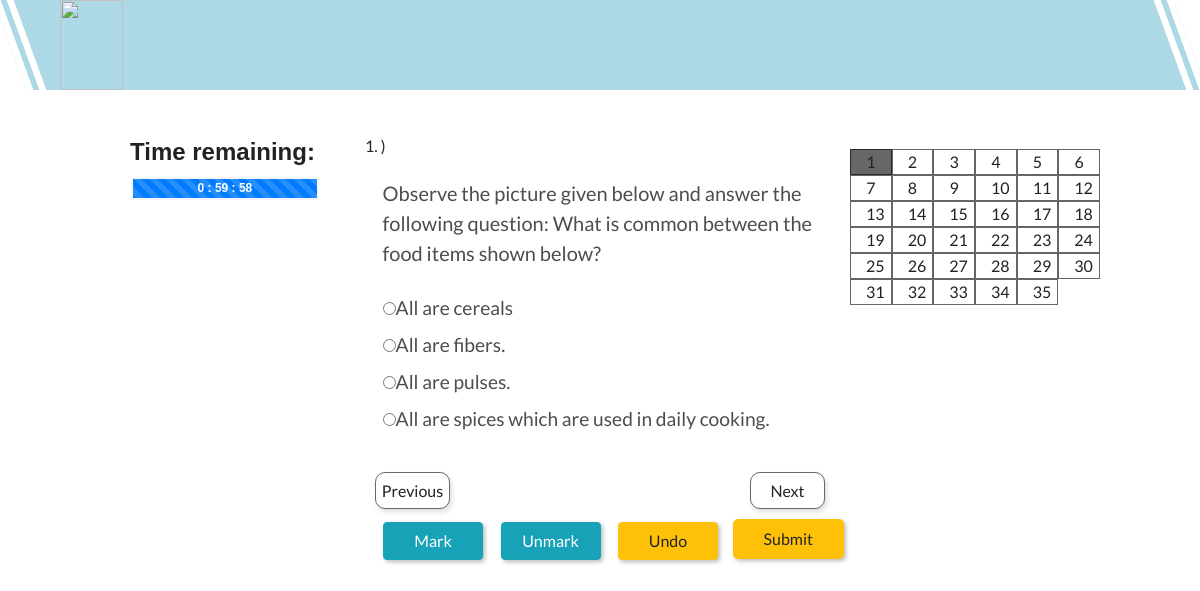
/103scienceolym/take/, run on an earlier commit of the app's database.
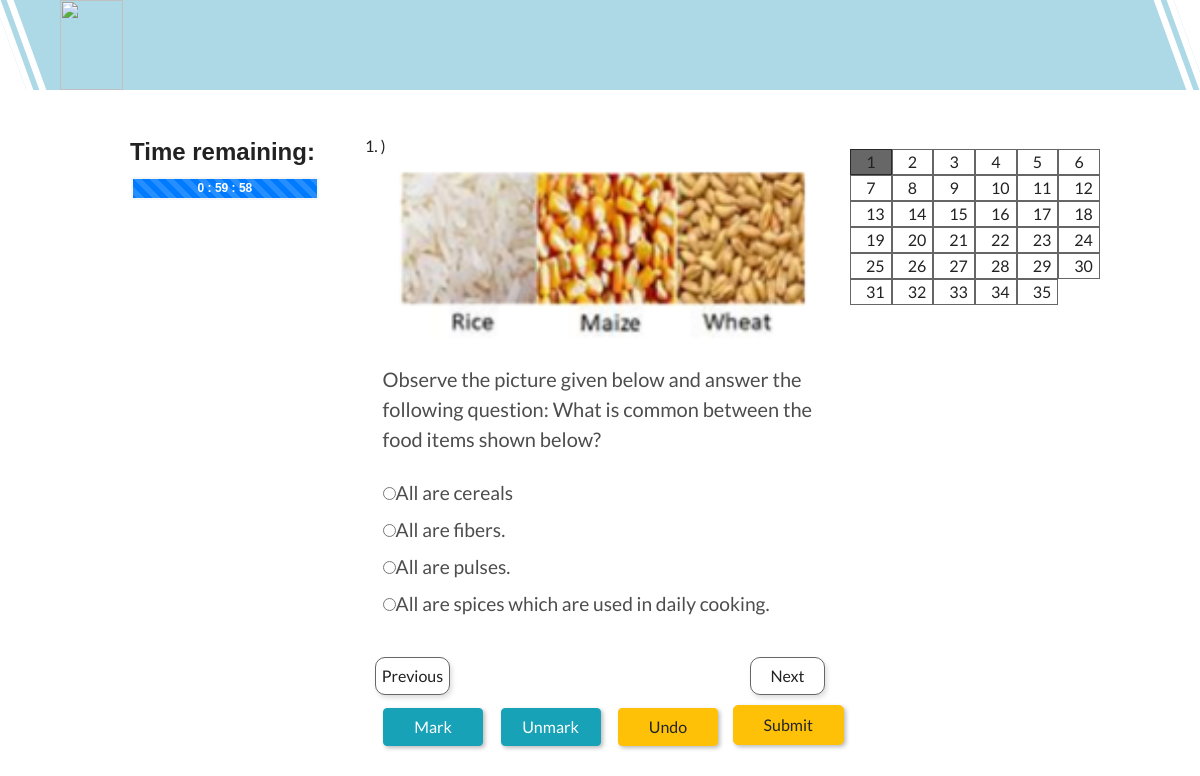
And on a later commit of the database.
### mcq/models.py (models this page shows, shortened)
class MCQQuestion(Question):
    answer_order = models.CharField(
        max_length=30, null=True, blank=True,
        choices=ANSWER_ORDER_OPTIONS,
        help_text="The order in which multichoice \
                    answer options are displayed \
                    to the user",
        verbose_name="Answer Order")
    def order_answers(self, queryset):
        if self.answer_order == 'content':
            return queryset.order_by('content')
        if self.answer_order == 'none':
            return queryset.order_by('None')
    def get_answers_list(self):
        return [ (answer.id, answer.content) for answer in self.order_answers(Answer.objects.filter(question=self))]
    class Meta:
        verbose_name = "Multiple Choice Question"
        verbose_name_plural = "Multiple Choice Questions"

class Answer(models.Model):
    question = models.ForeignKey(MCQQuestion, verbose_name='Question', on_delete=models.CASCADE)
    content = models.CharField(max_length=1000,
                               blank=False,
                               help_text="Enter the answer text that \
                                            you want displayed",
                               verbose_name="Content")
    correct = models.BooleanField(blank=False,
                                  default=False,
                                  help_text="Is this a correct answer?",
                                  verbose_name="Correct")
    class Meta:
        verbose_name = "Answer"
        verbose_name_plural = "Answers"

### quiz/models.py (models this page shows)
class Question(models.Model):
    quiz = models.ManyToManyField(Quiz,
                                  verbose_name=_("Quiz"),
                                  blank=True)
    category = models.ForeignKey(Category,
                                 verbose_name=_("Category"),
                                 blank=True,
                                 null=True, on_delete=models.CASCADE)
    standard = models.ForeignKey(Standard,
                                     verbose_name=_("Standard"),
                                     blank=True,
                                     null=True, on_delete=models.CASCADE)
    figure = models.ImageField(upload_to='uploads/%Y/%m/%d',
                               blank=True,
                               null=True,
                               verbose_name=_("Figure"))
    img1=models.ImageField(upload_to="option1/",null=True,verbose_name=_("Image1"),blank=True)
    img2=models.ImageField(upload_to="option2/",null=True,verbose_name=_("Image2"),blank=True)
    img3=models.ImageField(upload_to="option3/",null=True,verbose_name=_("Image3"),blank=True)
    img4=models.ImageField(upload_to="option4/",null=True,verbose_name=_("Image4"),blank=True)
    content = models.CharField(max_length=1000,
                               blank=False,
                               help_text=_("Enter the question text that "
                                           "you want displayed"),
                               verbose_name=_('Question'))
    objects = InheritanceManager()
    class Meta:
        verbose_name = _("Question")
        verbose_name_plural = _("Questions")
        ordering = ['category']
    def __str__(self):
        return self.content

### quiz/views.py (the view, shortened to what this page needs)
class QuizTake(TemplateView):
    template_name = 'question.html'
    def dispatch(self, request, *args, **kwargs):
        self.quiz = get_object_or_404(Quiz, url=self.kwargs['quiz_name'])
        if self.quiz.draft and not request.user.has_perm('quiz.change_quiz'):
            raise PermissionDenied
        self.logged_in_user = self.request.user.is_authenticated
        return super(QuizTake, self).dispatch(request, *args, **kwargs)
    answers = []
    def get_context_data(self, **kwargs):
        context = super(QuizTake, self).get_context_data(**kwargs)
        allquestion = self.quiz.get_questions()
        my_answers=[]
        d=[]
        q = {
                'question': '',
                'answers': []
            }
        for ques in allquestion:
            my_answers=[]
            q = {
                'question': '',
                'answers': []
            }
            q['question'] = ques
            ques_c = MCQQuestion.objects.get(id = int(ques.id))
            ques_choices = [x for x in ques_c.get_answers_list()]
            for choice in ques_choices:
                my_answers.append(choice)
            q['answers']=my_answers
            d.append(q)
        context['my_ques'] = d
        if hasattr(self, 'previous'):
            context['previous'] = self.previous
        if hasattr(self, 'progress'):
            context['progress'] = self.progress
        context['q_length'] = len(d)
        return context

### quiz/managers.py (called while the page is built, shortened)
    def select_subclasses(self, *subclasses):
        levels = None
        calculated_subclasses = self._get_subclasses_recurse(
            self.model, levels=levels)
        if not subclasses:
            subclasses = calculated_subclasses
        previous_select_related = self.query.select_related
        new_qs = self.select_related(*subclasses)
        previous_is_dict = isinstance(previous_select_related, dict)
        new_is_dict = isinstance(new_qs.query.select_related, dict)
        if previous_is_dict and new_is_dict:
            new_qs.query.select_related.update(previous_select_related)
        new_qs.subclasses = subclasses
        return new_qs

    def _chain(self, **kwargs):
        for name in ['subclasses', '_annotated']:
            if hasattr(self, name):
                kwargs[name] = getattr(self, name)
        return super()._chain(**kwargs)

    def _clone(self, klass=None, setup=False, **kwargs):
        if django.VERSION >= (2, 0):
            qs = super()._clone()
            for name in ['subclasses', '_annotated']:
                if hasattr(self, name):
                    setattr(qs, name, getattr(self, name))
            return qs
        for name in ['subclasses', '_annotated']:
            if hasattr(self, name):
                kwargs[name] = getattr(self, name)
        return super()._clone(**kwargs)

    def _get_subclasses_recurse(self, model, levels=None):
        related_objects = [
            f for f in model._meta.get_fields()
            if isinstance(f, OneToOneRel)]
        rels = [
            rel for rel in related_objects
            if isinstance(rel.field, OneToOneField)
            and issubclass(rel.field.model, model)
            and model is not rel.field.model
            and rel.parent_link
        ]
        subclasses = []
        if levels:
            levels -= 1
        for rel in rels:
            if levels or levels is None:
                for subclass in self._get_subclasses_recurse(
                        rel.field.model, levels=levels):
                    subclasses.append(
                        rel.get_accessor_name() + LOOKUP_SEP + subclass)
            subclasses.append(rel.get_accessor_name())
        return subclasses

    def get_queryset(self):
        return self._queryset_class(self.model)

### quiz/models.py (called while the page is built)
    def get_questions(self):
        return self.question_set.all().select_subclasses()

### quiz/templates/question.html (shortened to what this page needs)
{% extends "basetest.html" %}
{% load i18n%}
{% load static %}
{% block body %}
<div id="body">
  <div class="test-title">
  <div class="rows upper-bar">
      <div style="background:lightblue;transform:skewX(20deg);min-height:60px;margin-left:10px;margin-right:10px;border-left:20px double white;border-right:20px double white;">
      <div style="transform:skewX(-20deg);">
      <div class="container-fluid">
      <div class="col-sm-1 logo">
          <img src="{% static 'screenshots/logo1.jpg' %}"style="height: 90px">
      </div>
      </div>
      </div>
      </div>
      </div>
</div>
<br />
  <p>
  <div class="questions">
    <div class="row content container-fluid" style="margin-bottom:0;padding:0;">
      <div class="col-md-3">
      <div class="rows container-fluid" id="timer">
      Time remaining:<br/>
      </div>
</div>
    <div class="col-md-6">
    <form class="form-horizontal" method="POST">
{% for i in my_ques %}
{% ifequal forloop.counter 1 %}
<div class="question-no show-question" id={{forloop.counter}}>
  {% if i %}
  {{ forloop.counter  }}. )
   {% if i.question.figure %}
      <img src="{{ i.question.figure.url }}" />
        <br>
      {% endif %}
    <div class="radio">
    <ul class="list-unstyled">{% csrf_token %}
  <label style="font-size:20px" for="{{i.question}}">{{i.question}} </label>
<br>
  {% for ans in i.answers %}
  <li><label  style="font-size: 1.2rem;"><input type="radio" id="question" value="{{ ans.0 }}" name={{forloop.parentloop.counter}} onchange="setAnswered('{{i.question.id}}');"></input>{{ ans.1 }}</label></li>
   {% endfor %}
  </ul>
  </div>
  {% endif %}
  </div>
{% endifequal %}
{% endfor %}
<center>
  <ul class="pager row">
    <div class="col-sm-3">
  <li class="previous pgr" id="prev" ><a onclick="(counter>1)?showQuestion(--counter):showQuestion(counter);">Previous</a></li>
</div>
<div class="col-md-6"></div>
<div class="col-sm-3">  <li class="next pgr" id="next"><a onclick="(counter<{{q_length}})?showQuestion(++counter):showQuestion(counter);">Next</a></li>
</div>
  </ul>
</center>
<div class="row container-fluid buttons" style="margin-bottom:0;">
  <div class="col-sm-3">
  <center>
  <button id="mark" type="button" class="btn btn-info" onclick="setMarked();" style="box-shadow: 2px 2px 4px #0004;">
  Mark
  </button>
  </center>
  </div>
  <div class="col-sm-3">
  <center>
  <button id="unmark" type="button" class="btn btn-info" onclick="unmarkbtn();" style="box-shadow: 2px 2px 4px #0004;">
  Unmark
  </button>
  </center>
  </div>
  <div class="col-sm-3">
  <center>
  <button id="undo" type="button" class="btn btn-warning" onclick="undobtn();" style="box-shadow: 2px 2px 4px #0004;">
  Undo
  </button>
  </center>
  </div>
  <div class="col-md-3">
    <center>
    {% if progress.0|add:1 == progress.1 %}
    <input type="submit" value={% trans "Submit" %} class="btn btn-warning" style="padding: 7px 30px 7px 30px;border-radius: 5px; box-shadow: 2px 2px 4px #0004;">
    {% else %}
        <input type="submit" value={% trans "Submit" %} class="btn btn-warning" style="padding: 7px 30px 7px 30px;border-radius: 5px; box-shadow: 2px 2px 4px #0004;">
    {% endif %}
  </center>
  </div>
  </div>
</form>
</div>
    <div class="col-md-3 question-grid" style="margin:0;">
      <div class="row">
        {% for i in my_ques %}
        <div class="col-md-2 td" id='table{{forloop.counter}}' onclick="showQuestion('{{forloop.counter}}');">
          {{ forloop.counter }}
        </div>
        {% endfor %}
      </div>
      </div>
      </div>
      </div>
      </div>
{% endblock %}

### quiz/templates/basetest.html (shortened to what this page needs)
{% load static %}
<!DOCTYPE html>
<html lang="en">
<head>
  <link rel="stylesheet" href="https://maxcdn.bootstrapcdn.com/bootstrap/4.0.0/css/bootstrap.min.css">
  <link rel="stylesheet" href="https://cdnjs.cloudflare.com/ajax/libs/font-awesome/4.7.0/css/font-awesome.min.css">
  <link rel="stylesheet" href="{% static 'navbar.css' %}">
  <link rel="stylesheet" href="{% static 'Style.css' %}">
  <link rel="stylesheet" href="{% static 'Owl/docs/assets/css/docs.theme.min.css' %}">
  <link rel="stylesheet" href="{% static 'Owl/docs/assets/owlcarousel/assets/owl.carousel.min.css' %}">
  <link rel="stylesheet" href="{% static 'Owl/docs/assets/owlcarousel/assets/owl.theme.default.min.css' %}">
</head>
<body>
{% block body %}{% endblock %}
          </body>
          </html>

### static/navbar.css (style rules this page uses)
input[type="radio"] { margin-left: 30px; margin-top: 10px; }
#body { width: 100%; min-height: 100vh; background-color: #fff; }

### static/Style.css (style rules this page uses)
body { padding: 0%; margin: 0%; font-family: 'Lato'; }
*, *::before, *::after { margin: 0; padding:0; box-sizing: border-box; }
html { font-family: 'Roboto',sans-serif; font-size: 10px; height: 100%; }
body { overflow-x: hidden; height: 100%; }
a { text-decoration: none; }
ul { list-style: none; }
img { height:150px; width:100%; }

### quiz/templates/question.html (style rules this page uses)
div, .container-fluid { border:0px solid black; }
.question-grid { padding-top:15px; }
#timer { font-family: 'Orbitron', sans-serif; font-weight:900; font-size:150%; }
button { margin:3px; }
.pgr { width: auto; padding: 5px; border: 1px solid #0009; margin: 10px; border-radius: 10px; box-shadow: 2px 3px 5px #0002; cursor: pointer; }
.question-grid { right: 0; width: auto; }
.td, .th { cursor:pointer; text-align:center; border: 1px solid #0009; }
a { cursor:pointer; }
button { width:100px; }
.question-no { display: none; transition: 0.7s; }
.show-question { display: block; }

What changed in the data, as far as the page shows it:
changed through a linked row, MCQQuestion (number 1 of 35 on the later page): question.figure: picture added
